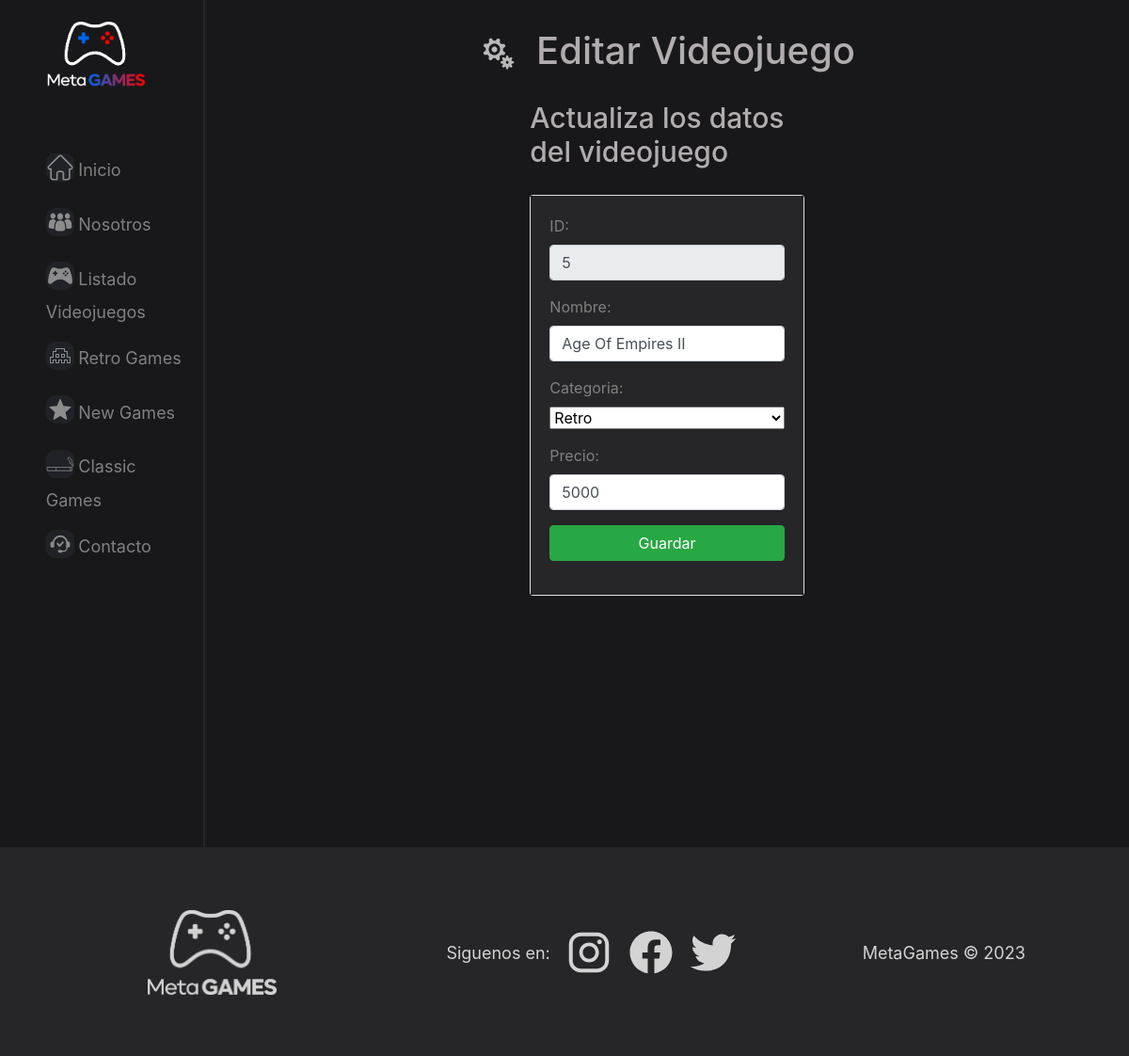
/editar/5, run on the app's committed database.
### main/models.py (models this page shows, shortened)
class Juego(models.Model):
    id = models.AutoField(primary_key=True)
    nombre = models.CharField(max_length=50)
    categoria = models.ForeignKey('Categoria',on_delete=models.CASCADE, db_column='idCategoria')
    precio = models.IntegerField()
    image = models.ImageField(null=True, blank=True, upload_to="images/")

class Categoria(models.Model):
    id = models.AutoField(db_column='idCategoria', primary_key=True)
    nombre = models.CharField(max_length=50, blank=False, null=False)

### main/views.py (the view)
# urls.py: path('editar/<codigo>', views.editar, name='editar'),
def editar(request, codigo):
    juego = Juego.objects.get(id=codigo)
    categorias = Categoria.objects.all()
    context={"juego":juego,"categorias":categorias}
    return render(request, "main/editar.html", context)

### main/templates/main/editar.html (shortened to what this page needs)
{% load static %}
<!DOCTYPE html>
<html lang="en">
<head>
    <link rel="stylesheet" href="{% static 'main/css/styles.css' %}">
    <link rel="stylesheet" href="https://cdn.jsdelivr.net/npm/bootstrap@4.3.1/dist/css/bootstrap.min.css">
    <link rel="stylesheet" href="https://unicons.iconscout.com/release/v4.0.0/css/line.css"   />
</head>
<body class="cuerpo">
    <nav class="izquierda">
        <img class="logo" src="{% static 'main/media/MetaGamesLogo_2.png' %}" alt="Logo de Meta-Games">
        <ul>
          <li> <img src="{% static 'main/media/icons/Inicio.svg' %}" alt="icon inicio"> <a href="{% url 'index' %}">Inicio</a></li>
          <li> <img src="{% static 'main/media/icons/Nosotros.svg' %}" alt="icon nosotros"> <a href="{% url 'nosotros' %}">Nosotros</a></li>
          <li> <img src="{% static 'main/media/icons/games.svg' %}" alt="icon games"> <a href="{% url 'games' %}">Listado Videojuegos</a></li>
          <li> <img src="{% static 'main/media/icons/Retro.svg' %}" alt="icon retrogames"> <a href="{% url 'retrogames' %}">Retro Games</a></li>
          <li> <img src="{% static 'main/media/icons/Nuevos.svg' %}" alt="icon nuevos"> <a href="{% url 'newgames' %}">New Games</a></li>
          <li> <img src="{% static 'main/media/icons/Clasicos.svg' %}" alt="icon clasicos"> <a href="{% url 'classicgames' %}">Classic Games</a></li>
          <li> <img src="{% static 'main/media/icons/Contactanos.svg' %}"alt="icon contacto"> <a href="{% url 'contactanos' %}">Contacto</a></li>
       </ul>
    </nav>
    <main class="contenido">
        <br>
        <div class="titulo-pagina"><img src="{% static 'main/media/icons/config.svg' %}"><span>Editar Videojuego</span></div>
        <div class="row">
            <div class="col-md-4 offset-md-4">
                <h2 class="subtitulo">Actualiza los datos del videojuego</h2>
                <div class="card">
                    <div class="card-body">
                        <form action="/editarJuego/" method="POST" style="color: grey; background-color: #262628;">
                            <div class="form-group">
                                <label for="id">ID: </label>
                                <input type="text" id="id" name="id" class="form-control" value="{{juego.id}}" readonly>
                            </div>
                            <div class="form-group">
                                <label for="nombre">Nombre: </label>
                                <input type="text" id="nombre" name="nombre" class="form-control" value="{{juego.nombre}}">
                            </div>
                            <div class="form-group">
                                <label for="categoria">Categoria: </label>
                                <select class="form-select" id="categoria" name="categoria" style="width: 100%;">
                                    <option value={{juego.categoria.id}} selected>{{juego.categoria.nombre}}</option>
                                </select>
                            </div>
                            <div class="form-group">
                                <label for="precio">Precio: </label>
                                <input type="number" id="precio" name="precio" class="form-control" value="{{juego.precio}}">
                            </div>
                            <div class="form-group">
                                <button type="submit" class="btn btn-success btn-block text-white">Guardar</button>
                            </div>
                        </form>
                    </div>
                </div>
            </div>
        </div>
    </main>
    <footer class="pie">
        <div class="izq_pie">
          <img class="logo_pie" src="{% static 'main/media\MetaGamesLogo_3.png' %}" alt="Logo de Meta-Games blanco">
        </div>
        <div class="centro_pie">
          <span>Siguenos en: </span>
          <a href="https://www.instagram.com/"><img class="fa-instagram" src="{% static 'main/media/icons/instagram.svg' %}" alt="Logo de Instagram"></a>
          <a href="https://www.facebook.com/"><img class="fa-facebook-f" src="{% static 'main/media/icons/facebook.svg' %}" alt="Logo de Instagram"></a>
          <a href="https://twitter.com/"><img class="fa-google-plus-g" src="{% static 'main/media/icons/twitter.svg' %}" alt="Logo de Instagram"></a>
        </div>
        <div class="der_pie">
          <span>MetaGames © 2023</span>
        </div>
    </footer>
</body>
</html>

### main/static/main/css/styles.css (style rules this page uses)
.cuerpo { margin-top: 0%; margin-left: 0%; margin-right: 0%; margin-bottom: 0%; margin: 0px; padding: 0px; background: #18181a; }
.izquierda { position: absolute; width: 18%; height: 100%; color: white; position: fixed; }
.izquierda ul li { list-style: none; padding: 5%; opacity: 0.5; transition: 0.4s; }
.izquierda ul li a { text-decoration: none; color: white; opacity: 0.9; font-size: large; }
.izquierda ul img { background: #3a40518b; height: 30px; margin-bottom: 10px; transition: 0.5s; border-top-left-radius: 10px; border-bottom-left-radius: 10px; border-bottom-right-radius: 10px; border-top-right-radius: 10px; }
.logo { width: 65%; padding-left: 25%; padding-top: 15%; padding-bottom: 30%; transition: 0.5s; }
.contenido { margin-left: 18%; border-left: 2px solid #262628; min-height: 900px; padding-left: 2%; padding-right: 2%; padding-bottom: 2%; }
.titulo-pagina { padding-bottom: 20px; text-align: center; color: rgb(243, 237, 237); font-size: 40px; font-weight: 500; opacity: 0.7; }
.subtitulo { color: rgb(243, 237, 237); font-size: 30px; font-weight: 500; opacity: 0.7; padding-bottom: 20px; }
.titulo-pagina img { height: 60px; padding-right: 2%; }
.pie { position: absolute; width: 100%; height: 20%; background-color: #262628; text-align: center; color: white; padding: 2%; }
.logo_pie { height: 90px; }
.pie a { display: inline; padding-left: 4%; }
.izq_pie { float: left; width: 35%; height: 100%; display: flex; justify-content: center; align-items: center; opacity: 0.8; }
.der_pie { float: right; width: 30%; height: 100%; display: flex; justify-content: center; align-items: center; opacity: 0.8; }
.centro_pie { float: left; width: 35%; height: 100%; display: flex; justify-content: center; align-items: center; opacity: 0.8; }
.pie span { font-size: large; vertical-align: middle; }
.card { background-color: transparent; border: 0px; transition: transform 0.15s; }
.card-body { color: white; background-color: #262628; }
.centro_pie a img { border-radius: 10px; width: 50px; }

### data on the page
Juego: id "5", nombre "Age Of Empires II", categoria "Retro", precio "5000"
